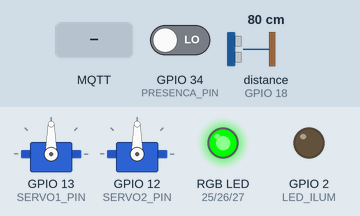
This sketch was run on a simulated ESP32. Parts: 2 × servo, an RGB LED mixed from three pins (HIGH = lit), output pins drawn as LEDs (lit = HIGH). Wiring (inferred from the names in the program): ultrasonic range finder: trigger GPIO 5; echo GPIO 18. The inputs (shaded band) are chosen by the test bench; at power-on: GPIO 34 (PRESENCA_PIN) LOW, distance to the obstacle (sensor on GPIO 18) 80 cm. The echo pulse lasts 58.3 µs per cm; WiFi joins after 1.5 s; servers stay silent unless stated; random numbers use the default seed unless the sketch sets one; no MQTT or app messages arrive unless stated; pins used as bus, display or sensor lines are not drawn; what the sketch prints to the serial monitor is not drawn.

Above: at 2.7 s.
2.8 s: MQTT message "1" arrives on the first subscribed topic
At 3.4 s:
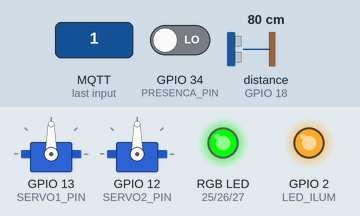
4.3 s: MQTT message "1" arrives on the second subscribed topic
At 5.5 s:
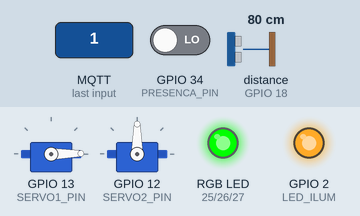
5.8 s: MQTT message "5" arrives on the first subscribed topic
At 6.9 s:
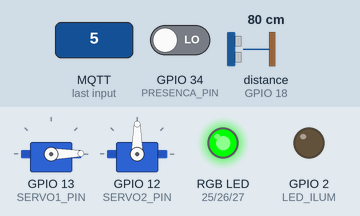
7.3 s: MQTT message "200" arrives on the second subscribed topic
At 8.0 s:
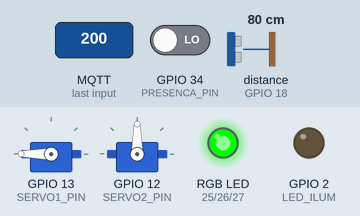
8.8 s: MQTT message "1" arrives on the third subscribed topic
At 9.1 s:
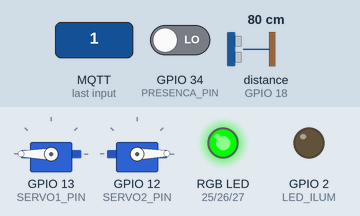
10.3 s: MQTT message "5" arrives on the second subscribed topic
At 11.5 s:
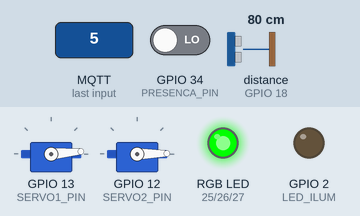
Timing chart, 0 to 12.8 s (numbered marks = the images above; inputs shaded):
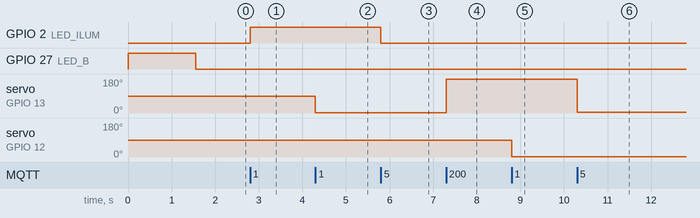

The sketch:

s3_caio.ino
```cpp
#include <WiFi.h>
#include <PubSubClient.h>
#include <ESP32Servo.h>

WiFiClient client;
PubSubClient mqtt(client);

const String SSID = "FIESC_IOT_EDU";
const String PASS = "8120gv08";

const String URL   = "ce8f972bcadf4b7a99acd3e2f2fdf20e.s1.eu.hivemq.cloud";
const int PORT     = 8883;
const String USR   = "s3_caio";
const String broker_PASS  = "S3caiopoleza";

const int LED_ILUM = 2;
const int LED_R = 25;
const int LED_G = 26;
const int LED_B = 27;
const int PRESENCA_PIN = 34;
const int SERVO1_PIN = 13;
const int SERVO2_PIN = 12;
const byte TRIGGER_PIN = 5;
const byte ECHO_PIN = 18;

Servo servo1;
Servo servo2;

const String MyTopic_Presenca = "Ferrorama/S3/Presenca";
const String TOPICO_LED = "S1/Iluminacao";
const String Topic_Servo1 = "Ferrorama/S3/Servo1";
const String Topic_Servo2 = "Ferrorama/S3/Servo2";
const String Topic_Distancia = "Ferrorama/S3/Ultrassom";

bool presencaAnterior = false;
unsigned long ultimoEnvio = 0;
const unsigned long intervalo = 2000;

void setRGB(int r, int g, int b) {
  analogWrite(LED_R, r);
  analogWrite(LED_G, g);
  analogWrite(LED_B, b);
}

long lerDistancia() {
  digitalWrite(TRIGGER_PIN, LOW);
  delayMicroseconds(2);
  digitalWrite(TRIGGER_PIN, HIGH);
  delayMicroseconds(10);
  digitalWrite(TRIGGER_PIN, LOW);

  long duracao = pulseIn(ECHO_PIN, HIGH, 30000);
  long distancia = duracao * 0.0343 / 2;
  return distancia;
}

void callback(char* topic, byte* payload, unsigned int length) {
  String mensagem;
  for (int i = 0; i < length; i++) {
    mensagem += (char)payload[i];
  }

  Serial.print("Recebido de ");
  Serial.print(topic);
  Serial.print(": ");
  Serial.println(mensagem);

  if (String(topic) == TOPICO_LED) {
    if (mensagem == "1") {
      digitalWrite(LED_ILUM, HIGH);
      Serial.println("Luz acesa");
    } else {
      digitalWrite(LED_ILUM, LOW);
      Serial.println("Luz apagada");
    }
  }

  if (String(topic) == Topic_Servo1) {
    int angulo = mensagem.toInt();
    servo1.write(angulo);
    Serial.print("Servo1 -> ");
    Serial.println(angulo);
  }

  if (String(topic) == Topic_Servo2) {
    int angulo = mensagem.toInt();
    servo2.write(angulo);
    Serial.print("Servo2 -> ");
    Serial.println(angulo);
  }
}

void setup() {
  Serial.begin(115200);

  // Configura pinos
  pinMode(LED_ILUM, OUTPUT);
  pinMode(LED_R, OUTPUT);
  pinMode(LED_G, OUTPUT);
  pinMode(LED_B, OUTPUT);
  pinMode(PRESENCA_PIN, INPUT);
  pinMode(TRIGGER_PIN, OUTPUT);
  pinMode(ECHO_PIN, INPUT);

  servo1.attach(SERVO1_PIN);
  servo2.attach(SERVO2_PIN);

  digitalWrite(LED_ILUM, LOW);
  setRGB(0, 0, 255);

  Serial.println("Conectando ao WiFi...");
  WiFi.begin(SSID.c_str(), PASS.c_str());
  while (WiFi.status() != WL_CONNECTED) {
    Serial.print(".");
    delay(300);
  }
  Serial.println("\nWiFi conectado!");

  mqtt.setServer(URL.c_str(), PORT);
  mqtt.setCallback(callback);

  Serial.println("Conectando ao Broker...");
  while (!mqtt.connected()) {
    String clientId = "s3_caio_" + String(random(0xffff), HEX);
    if (mqtt.connect(clientId.c_str(), USR.c_str(), broker_PASS.c_str())) {
      Serial.println("Conectado ao Broker!");
      setRGB(0, 255, 0);
    } else {
      Serial.print(".");
      delay(500);
    }
  }

  mqtt.subscribe(TOPICO_LED.c_str());
  mqtt.subscribe(Topic_Servo1.c_str());
  mqtt.subscribe(Topic_Servo2.c_str());
}

void loop() {
  mqtt.loop();

  bool presencaAtual = digitalRead(PRESENCA_PIN);
  if (presencaAtual != presencaAnterior) {
    presencaAnterior = presencaAtual;
    String msg = presencaAtual ? "1" : "0";
    mqtt.publish(MyTopic_Presenca.c_str(), msg.c_str());
    Serial.print("Publicando presença: ");
    Serial.println(msg);
  }

  unsigned long agora = millis();
  if (agora - ultimoEnvio > intervalo) {
    ultimoEnvio = agora;
    long distancia = lerDistancia();
    Serial.print("Distância: ");
    Serial.print(distancia);
    Serial.println(" cm");

    String distMsg = String(distancia);
    mqtt.publish(Topic_Distancia.c_str(), distMsg.c_str());

    if (distancia < 10) {
      mqtt.publish(MyTopic_Presenca.c_str(), "1");
      Serial.println("Objeto próximo! Publicando presença 1.");
    } else {
      mqtt.publish(MyTopic_Presenca.c_str(), "0");
    }
  }
}
```

Measured:
- after the input at 2.8 s, GPIO 2 (LED_ILUM): LOW → HIGH at once
- after the input at 4.3 s, servo on GPIO 13 (SERVO1_PIN): 90° → 1° at once
- after the input at 5.8 s, GPIO 2 (LED_ILUM): HIGH → LOW at once
- after the input at 7.3 s, servo on GPIO 13 (SERVO1_PIN): 1° → 180° at once
- after the input at 8.8 s, servo on GPIO 12 (SERVO2_PIN): 90° → 1° at once
- after the input at 10.3 s, servo on GPIO 13 (SERVO1_PIN): 180° → 5° at once
